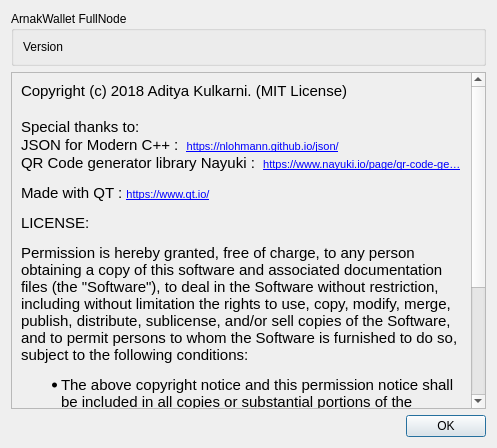
<?xml version="1.0" encoding="UTF-8"?>
<ui version="4.0">
 <class>about</class>
 <widget class="QDialog" name="about">
  <property name="geometry">
   <rect>
    <x>0</x>
    <y>0</y>
    <width>497</width>
    <height>448</height>
   </rect>
  </property>
  <property name="windowTitle">
   <string>About</string>
  </property>
  <layout class="QVBoxLayout" name="verticalLayout">
   <item>
    <widget class="QGroupBox" name="groupBox">
     <property name="title">
      <string notr="true">ArnakWallet FullNode</string>
     </property>
     <layout class="QVBoxLayout" name="verticalLayout_2">
      <item>
       <widget class="QLabel" name="versionLabel">
        <property name="text">
         <string notr="true">Version</string>
        </property>
       </widget>
      </item>
     </layout>
    </widget>
   </item>
   <item>
    <widget class="QScrollArea" name="scrollArea">
     <property name="widgetResizable">
      <bool>true</bool>
     </property>
     <widget class="QWidget" name="scrollAreaWidgetContents">
      <property name="geometry">
       <rect>
        <x>0</x>
        <y>0</y>
        <width>463</width>
        <height>517</height>
       </rect>
      </property>
      <layout class="QVBoxLayout" name="verticalLayout_3">
       <item>
        <widget class="QLabel" name="label">
         <property name="text">
          <string notr="true">&lt;!DOCTYPE HTML PUBLIC &quot;-//W3C//DTD HTML 4.0//EN&quot; &quot;http://www.w3.org/TR/REC-html40/strict.dtd&quot;&gt;
&lt;html&gt;&lt;head&gt;&lt;meta name=&quot;qrichtext&quot; content=&quot;1&quot; /&gt;&lt;style type=&quot;text/css&quot;&gt;
p, li { white-space: pre-wrap; }
&lt;/style&gt;&lt;/head&gt;&lt;body style=&quot; font-family:'MS Shell Dlg 2'; font-size:8.1pt; font-weight:400; font-style:normal;&quot;&gt;
&lt;p style=&quot; margin-top:0px; margin-bottom:0px; margin-left:0px; margin-right:0px; -qt-block-indent:0; text-indent:0px;&quot;&gt;&lt;span style=&quot; font-family:'Ubuntu'; font-size:11pt;&quot;&gt;Copyright (c) 2018 Aditya Kulkarni. (MIT License)&lt;/span&gt;&lt;/p&gt;
&lt;p style=&quot;-qt-paragraph-type:empty; margin-top:0px; margin-bottom:0px; margin-left:0px; margin-right:0px; -qt-block-indent:0; text-indent:0px; font-family:'Ubuntu'; font-size:11pt;&quot;&gt;&lt;br /&gt;&lt;/p&gt;
&lt;p style=&quot; margin-top:0px; margin-bottom:0px; margin-left:0px; margin-right:0px; -qt-block-indent:0; text-indent:0px;&quot;&gt;&lt;span style=&quot; font-family:'Ubuntu'; font-size:11pt;&quot;&gt;Special thanks to:&lt;/span&gt;&lt;/p&gt;
&lt;p style=&quot; margin-top:0px; margin-bottom:0px; margin-left:0px; margin-right:0px; -qt-block-indent:0; text-indent:0px;&quot;&gt;&lt;span style=&quot; font-family:'Ubuntu'; font-size:11pt;&quot;&gt;JSON for Modern C++ :  &lt;/span&gt;&lt;a href=&quot;https://nlohmann.github.io/json/&quot;&gt;&lt;span style=&quot; font-size:8pt; text-decoration: underline; color:#0000ff;&quot;&gt;https://nlohmann.github.io/json/&lt;/span&gt;&lt;/a&gt;&lt;/p&gt;
&lt;p style=&quot; margin-top:0px; margin-bottom:0px; margin-left:0px; margin-right:0px; -qt-block-indent:0; text-indent:0px;&quot;&gt;&lt;span style=&quot; font-family:'Ubuntu'; font-size:11pt;&quot;&gt;QR Code generator library Nayuki :  &lt;/span&gt;&lt;a href=&quot;https://www.nayuki.io/page/qr-code-generator-library&quot;&gt;&lt;span style=&quot; font-size:8pt; text-decoration: underline; color:#0000ff;&quot;&gt;https://www.nayuki.io/page/qr-code-ge…&lt;/span&gt;&lt;/a&gt;&lt;/p&gt;
&lt;p style=&quot; margin-top:12px; margin-bottom:12px; margin-left:0px; margin-right:0px; -qt-block-indent:0; text-indent:0px;&quot;&gt;&lt;span style=&quot; font-family:'Ubuntu'; font-size:11pt;&quot;&gt;Made with QT : &lt;/span&gt;&lt;a href=&quot;https://www.qt.io/&quot;&gt;&lt;span style=&quot; font-size:8pt; text-decoration: underline; color:#0000ff;&quot;&gt;https://www.qt.io/&lt;/span&gt;&lt;/a&gt;&lt;/p&gt;
&lt;p style=&quot; margin-top:12px; margin-bottom:12px; margin-left:0px; margin-right:0px; -qt-block-indent:0; text-indent:0px;&quot;&gt;&lt;span style=&quot; font-family:'Ubuntu'; font-size:11pt;&quot;&gt;LICENSE:&lt;/span&gt;&lt;/p&gt;
&lt;p style=&quot; margin-top:12px; margin-bottom:12px; margin-left:0px; margin-right:0px; -qt-block-indent:0; text-indent:0px;&quot;&gt;&lt;span style=&quot; font-family:'Ubuntu'; font-size:11pt;&quot;&gt;Permission is hereby granted, free of charge, to any person obtaining a copy of this software and associated documentation files (the &amp;quot;Software&amp;quot;), to deal in the Software without restriction, including without limitation the rights to use, copy, modify, merge, publish, distribute, sublicense, and/or sell copies of the Software, and to permit persons to whom the Software is furnished to do so, subject to the following conditions:&lt;/span&gt;&lt;/p&gt;
&lt;ul style=&quot;margin-top: 0px; margin-bottom: 0px; margin-left: 0px; margin-right: 0px; -qt-list-indent: 1;&quot;&gt;&lt;li style=&quot; font-family:'Ubuntu'; font-size:11pt;&quot; style=&quot; margin-top:12px; margin-bottom:12px; margin-left:0px; margin-right:0px; -qt-block-indent:0; text-indent:0px;&quot;&gt;The above copyright notice and this permission notice shall be included in all copies or substantial portions of the Software.&lt;/li&gt;
&lt;li style=&quot; font-family:'Ubuntu'; font-size:11pt;&quot; style=&quot; margin-top:12px; margin-bottom:12px; margin-left:0px; margin-right:0px; -qt-block-indent:0; text-indent:0px;&quot;&gt;The Software is provided &amp;quot;as is&amp;quot;, without warranty of any kind, express or implied, including but not limited to the warranties of merchantability, fitness for a particular purpose and noninfringement. In no event shall the authors or copyright holders be liable for any claim, damages or other liability, whether in an action of contract, tort or otherwise, arising from, out of or in connection with the Software or the use or other dealings in the Software.&lt;/li&gt;&lt;/ul&gt;&lt;/body&gt;&lt;/html&gt;</string>
         </property>
         <property name="wordWrap">
          <bool>true</bool>
         </property>
         <property name="openExternalLinks">
          <bool>true</bool>
         </property>
         <property name="textInteractionFlags">
          <set>Qt::LinksAccessibleByMouse</set>
         </property>
        </widget>
       </item>
      </layout>
     </widget>
    </widget>
   </item>
   <item>
    <widget class="QDialogButtonBox" name="buttonBox">
     <property name="orientation">
      <enum>Qt::Horizontal</enum>
     </property>
     <property name="standardButtons">
      <set>QDialogButtonBox::Ok</set>
     </property>
    </widget>
   </item>
  </layout>
 </widget>
 <resources/>
 <connections>
  <connection>
   <sender>buttonBox</sender>
   <signal>accepted()</signal>
   <receiver>about</receiver>
   <slot>accept()</slot>
   <hints>
    <hint type="sourcelabel">
     <x>248</x>
     <y>254</y>
    </hint>
    <hint type="destinationlabel">
     <x>157</x>
     <y>274</y>
    </hint>
   </hints>
  </connection>
  <connection>
   <sender>buttonBox</sender>
   <signal>rejected()</signal>
   <receiver>about</receiver>
   <slot>reject()</slot>
   <hints>
    <hint type="sourcelabel">
     <x>316</x>
     <y>260</y>
    </hint>
    <hint type="destinationlabel">
     <x>286</x>
     <y>274</y>
    </hint>
   </hints>
  </connection>
 </connections>
</ui>
